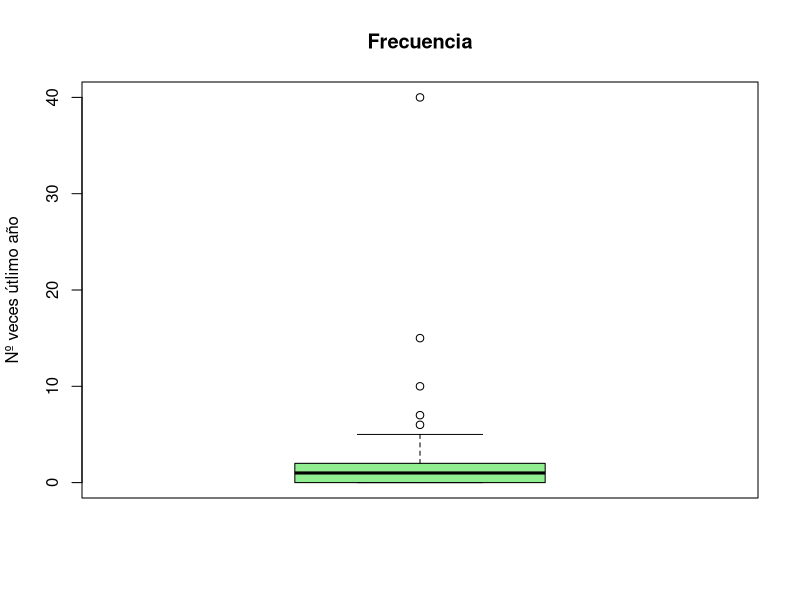
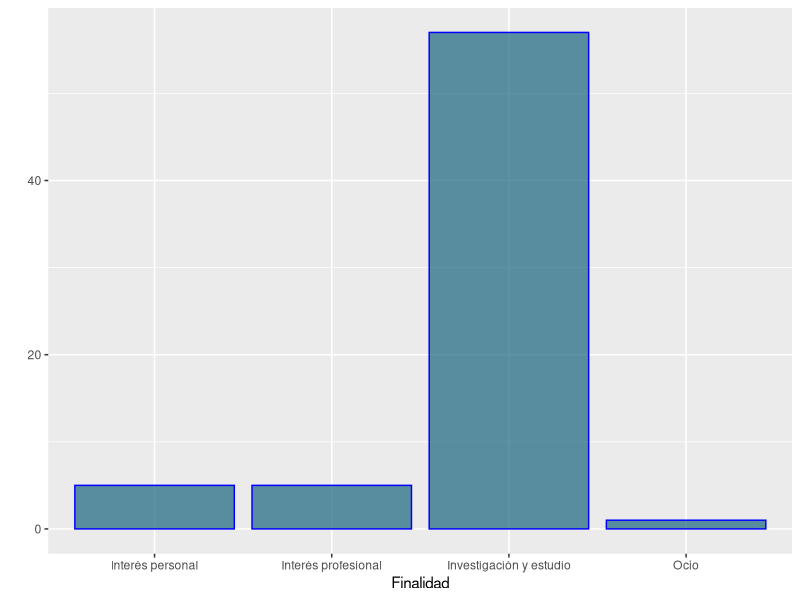
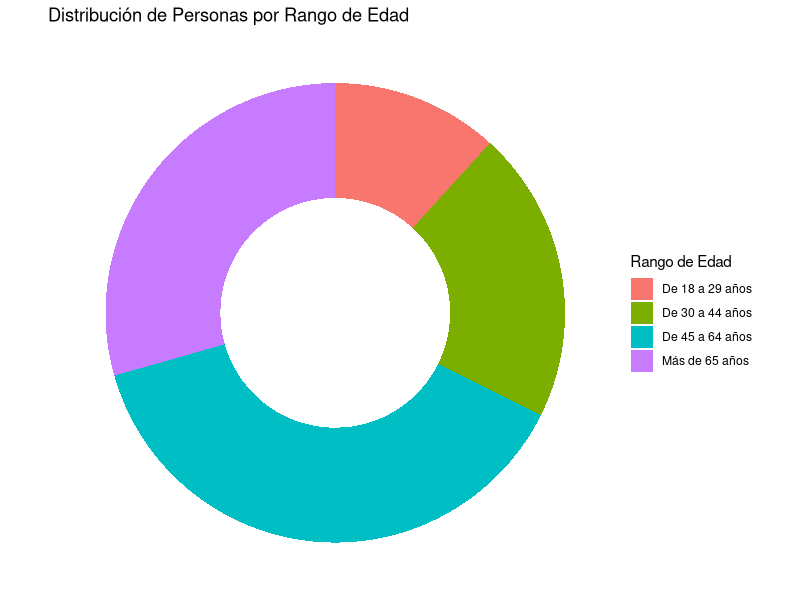
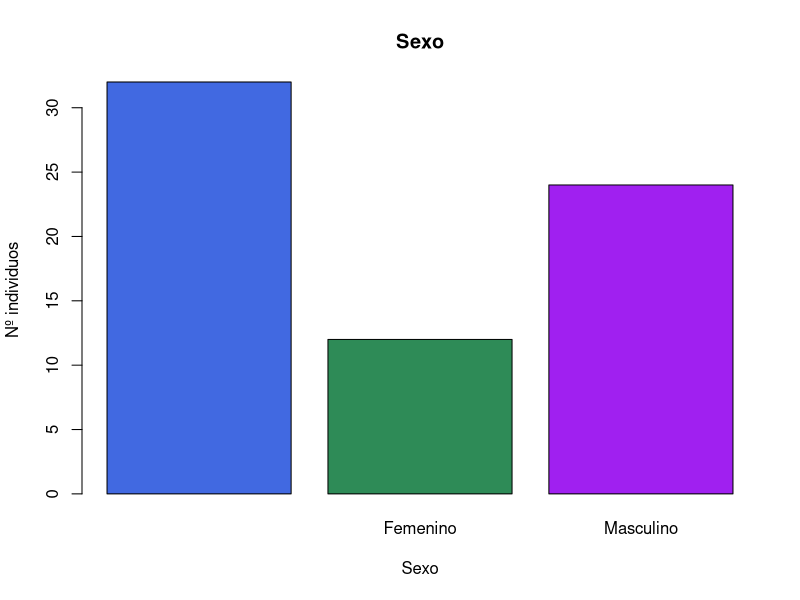
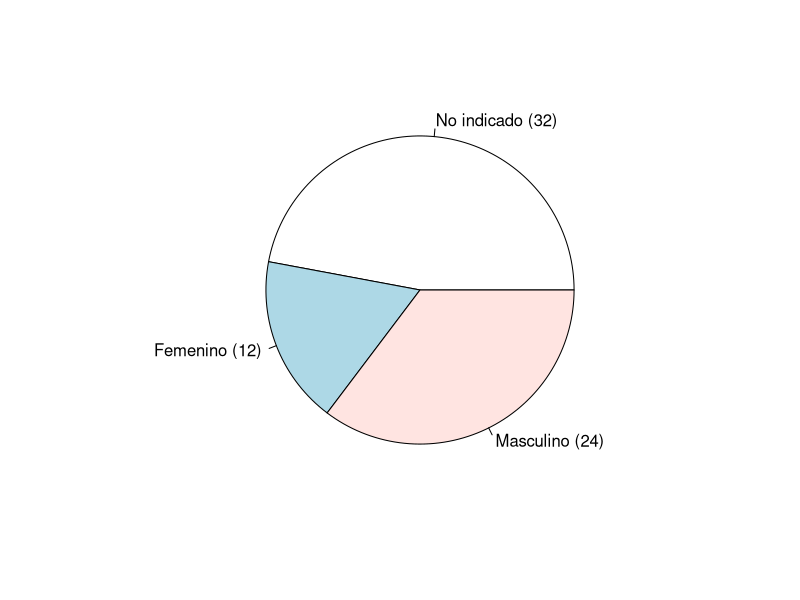
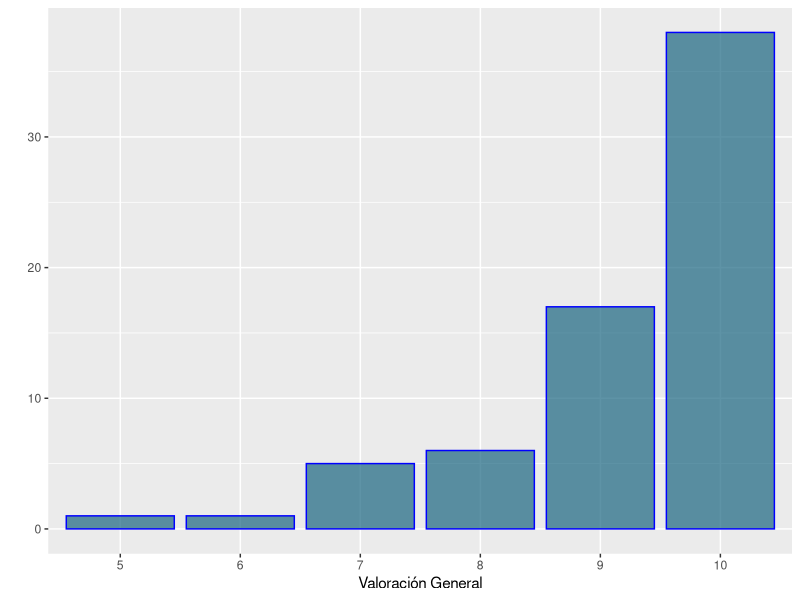
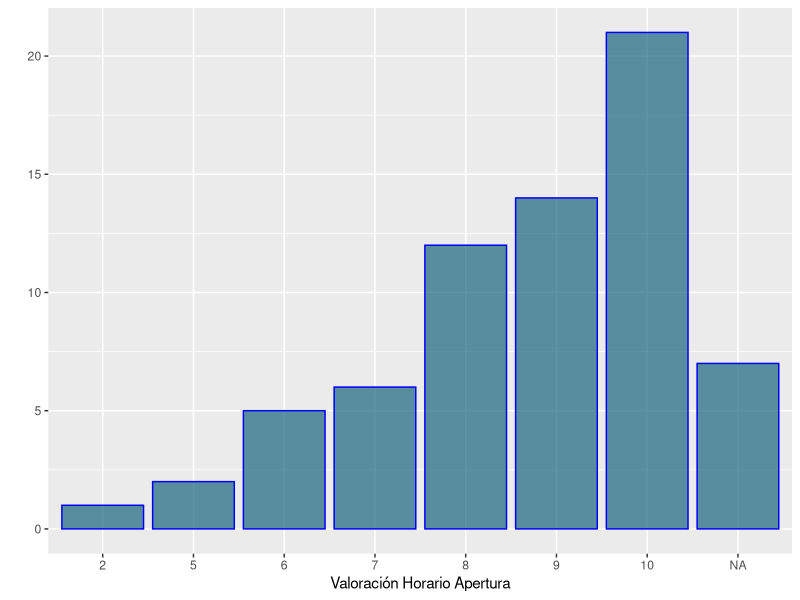
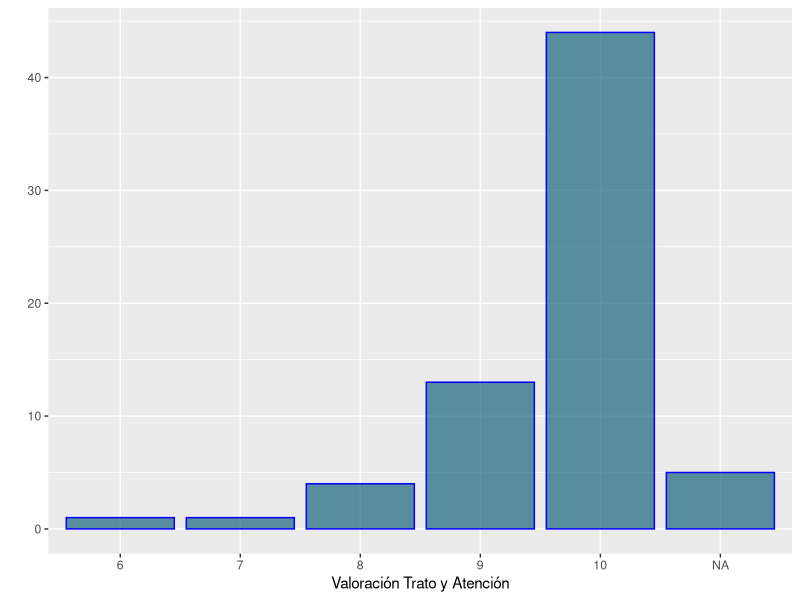

Generate these figures, in order, with R:
## ---- chunk 1
knitr::opts_chunk$set(echo = TRUE)
library(tidyverse)
library(knitr)
## ---- chunk 2
data_biblio <- read.csv("biblioteca_historica_2023.csv", header = TRUE, sep = ";")
## ---- chunk 3
colnames(data_biblio) <- c("Inicio_encuesta", "Finalidad", "Frecuencia", "Uso_consulta_sala", "Valoracion_consulta_sala", "Valoracion_tiempo_espera", "Uso_repografia", "Valoracion_repografia", "Participacion_actividades", "Valoracion_actividades", "Uso_reserva_doc", "Valoracion_reserva_doc", "Conoce_web", "Valoracion_actualización_info_contenidos", "Valoracion_facil_buscar_catalogo", "Valoracion_facil_localizar_obras_digital", "Valoracion_tiempo_descarga_doc_digital", "Valoracion_edificio_instalaciones", "Valoracion_horario_apertura", "Valoracion_info_recibida", "Valoracion_red_wifi", "Valoracion_trato_atencion", "Valoracion_proceso_carnes", "Valoracion_adecuacion_necesidades", "Valoracion_general", "Sugerencias", "Servivio_respecto_esperado", "Rango_edad", "Sexo")
## ---- chunk 4
kable(head(data_biblio))
## ---- chunk 5
data_biblio$Frecuencia = as.numeric(data_biblio$Frecuencia)
table(data_biblio$Frecuencia)
median(data_biblio$Frecuencia)
## ---- chunk 6
boxplot(data_biblio$Frecuencia, col = "lightgreen", main = "Frecuencia", ylab = "Nº veces útlimo año")
## ---- chunk 7
data_biblio$Finalidad = as.factor(data_biblio$Finalidad)
levels(data_biblio$Finalidad)
table(data_biblio$Finalidad)
## ---- chunk 8
ggplot(data_biblio, aes(x=data_biblio$Finalidad)) +
  geom_bar(color="blue", fill=rgb(0.1,0.4,0.5,0.7))+
  xlab("Finalidad")+ylab("")
## ---- chunk 9
data_biblio$Rango_edad = as.factor(data_biblio$Rango_edad)
levels(data_biblio$Rango_edad)
table(data_biblio$Rango_edad)
## ---- chunk 10

data_biblio_summary <- data_biblio %>%
  group_by(Rango_edad) %>%
  summarise(count = n()) %>%
  mutate(fraction = count / sum(count),
         ymax = cumsum(fraction),
         ymin = c(0, head(ymax, n = -1)))

ggplot(data_biblio_summary, aes(ymax = ymax, ymin = ymin, xmax = 4, xmin = 3, fill = factor(Rango_edad))) +
  geom_rect() +
  coord_polar(theta = "y") +
  xlim(c(2, 4)) +
  labs(title = "Distribución de Personas por Rango de Edad", fill = "Rango de Edad") +
  theme_void()


## ---- chunk 11
data_biblio$Sexo = as.factor(data_biblio$Sexo)
levels(data_biblio$Sexo)
table(data_biblio$Sexo)
## ---- chunk 12
plot(x = data_biblio$Sexo, main = "Sexo", xlab = "Sexo", ylab = "Nº individuos", col = c("royalblue", "seagreen", "purple"))
pie(table(data_biblio$Sexo), labels = c("No indicado (32)", "Femenino (12)", "Masculino (24)"))
## ---- chunk 13
data_biblio$Valoracion_general = as.numeric(data_biblio$Valoracion_general)

ggplot(data_biblio, aes(x=factor(data_biblio$Valoracion_general))) +
  geom_bar(color="blue", fill=rgb(0.1,0.4,0.5,0.7))+
  xlab("Valoración General")+ylab("")

## ---- chunk 14
table(data_biblio$Valoracion_general)
## ---- chunk 15
data_biblio$Valoracion_horario_apertura = as.numeric(data_biblio$Valoracion_horario_apertura)

ggplot(data_biblio, aes(x=factor(data_biblio$Valoracion_horario_apertura))) +
  geom_bar(color="blue", fill=rgb(0.1,0.4,0.5,0.7))+
  xlab("Valoración Horario Apertura")+ylab("")
## ---- chunk 16
table(data_biblio$Valoracion_horario_apertura)
## ---- chunk 17
data_biblio$Valoracion_trato_atencion = as.numeric(data_biblio$Valoracion_trato_atencion)

ggplot(data_biblio, aes(x=factor(data_biblio$Valoracion_trato_atencion))) +
  geom_bar(color="blue", fill=rgb(0.1,0.4,0.5,0.7))+
  xlab("Valoración Trato y Atención")+ylab("")
## ---- chunk 18
data_biblio$Valoracion_tiempo_descarga_doc_digital = as.numeric(data_biblio$Valoracion_tiempo_descarga_doc_digital)

ggplot(data_biblio, aes(x=factor(data_biblio$Valoracion_tiempo_descarga_doc_digital))) +
  geom_bar(color="blue", fill=rgb(0.1,0.4,0.5,0.7))+
  xlab("Valoración Tiempo de Descarga")+ylab("")
## ---- chunk 19
ggplot(data_biblio, aes(x = Rango_edad, y = Valoracion_horario_apertura, fill = Rango_edad)) +
  geom_violin() +
  labs(x = "Rango edad", y = "Valoración Horario Apertura", title = "Comparación de Valoración Horario Apertura por Edad") +
  theme_minimal()
## ---- chunk 20
ggplot(data_biblio, aes(x = Rango_edad, y = Valoracion_general, fill = Rango_edad)) +
  geom_violin() +
  labs(x = "Rango edad", y = "Valoración General", title = "Comparación de Valoración General por Edad") +
  theme_minimal()
## ---- chunk 21
tabla=table(data_biblio$Rango_edad,data_biblio$Valoracion_general)
tabla

## ---- chunk 22
chisq.test(tabla)
## ---- chunk 23
set.seed(NULL)
chisq.test(tabla,simulate.p.value=TRUE,B=5000)$p.value
## ---- chunk 24
chisq.test(tabla,simulate.p.value=TRUE,B=5000)$p.value
## ---- chunk 25
chisq.test(tabla,simulate.p.value=TRUE,B=5000)$p.value
## ---- chunk 26
chisq.test(tabla,simulate.p.value=TRUE,B=5000)$p.value
## ---- chunk 27
ggplot(data_biblio, aes(x = Sexo, y = Valoracion_trato_atencion, fill = Sexo)) +
  geom_violin() +
  labs(x = "Sexo", y = "Valoración Trato y Atención recibidos", title = "Comparación de Valoración Trato y Atención recibidos por Sexo") +
  theme_minimal()
## ---- chunk 28
ggplot(data_biblio, aes(x = Rango_edad, y = Valoracion_tiempo_descarga_doc_digital, fill = Rango_edad)) +
  geom_violin() +
  labs(x = "Rango edad", y = "Valoración Tiempo Descarga", title = "Comparación de Valoración del tiempo de descarga por Edad") +
  theme_minimal()
